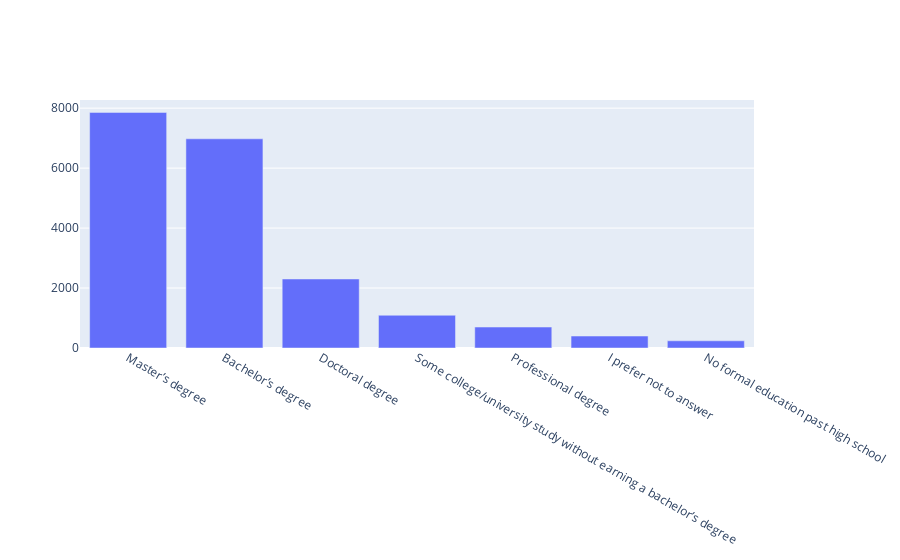

Notebook cell for this chart:
### Code cell
fig= go.Figure([go.Bar(x= edu.index, y=edu.values)])
fig.show()

### Figure 1 — Plotly figure (JSON) as saved in the notebook; plotly's stock layout.template omitted (floating-point values rounded to 4 significant figures)
{"data": [{"type": "bar", "x": ["Master’s degree", "Bachelor’s degree", "Doctoral degree", "Some college/university study without earning a bachelor’s degree", "Professional degree", "I prefer not to answer", "No formal education past high school"], "y": [7859, 6978, 2302, 1092, 699, 399, 240]}], "layout": {}}
